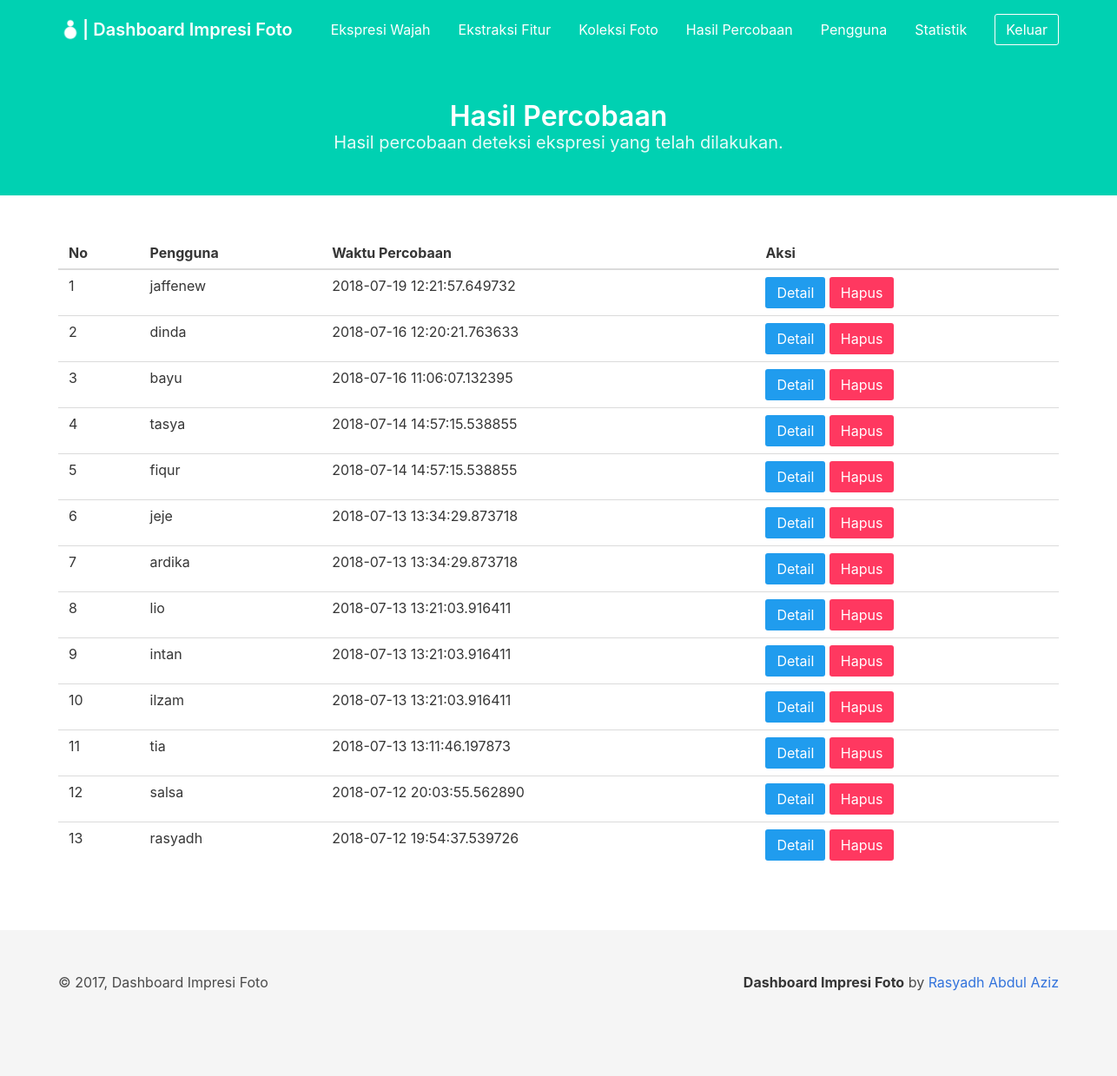
The app's page /dashboard/detection_results/ (signed in) with its own data.
### project/models/result_detection.py (models this page shows, shortened)
class ResultDetection(db.Model):
    __tablename__ = 'result_detection'
    id_result_detection = db.Column(db.Integer, primary_key=True)
    created_at = db.Column(db.DateTime, default=datetime.datetime.now())
    id_user = db.Column(db.Integer, db.ForeignKey('user.id_user'))

### project/models/user.py (models this page shows, shortened)
class User(db.Model):
    __tablename__ = 'user'
    id_user = db.Column(db.Integer, primary_key=True)
    username = db.Column(db.String, unique=True, nullable=False)
    password = db.Column(db.String, nullable=False)
    created_at = db.Column(db.DateTime, default=datetime.datetime.now())

### project/views/dashboard/detection_results.py (the view)
@dashboard_results.route('/dashboard/detection_results/')
def index():
    if session.get('loggedin_admin'):
        try:
            result = db.engine.execute("SELECT rd.id_result_detection, rd.id_user, u.username, rd.created_at FROM result_detection rd, user u WHERE u.id_user = rd.id_user")
            results = []
            for res in result:
                temp = {
                    'id_result_detection': res[0],
                    'id_user': res[1],
                    'username': res[2],
                    'created_at': res[3]
                }
                results.append(temp)
            return render_template('dashboard/detection_results.html',
                title='Hasil Percobaan', results=list(reversed(results)))
        except Exception as e:
            print('error to get detection result')
            print(e)
    return redirect(url_for('auth.login_admin'))

### project/templates/dashboard/detection_results.html (shortened to what this page needs)
{% extends 'dashboard/base_dashboard.html' %} {% block content %}
<section class="hero is-primary">
    <div class="hero-body">
        <div class="container has-text-centered">
            <h1 class="title">
                Hasil Percobaan
            </h1>
            <h2 class="subtitle">
                Hasil percobaan deteksi ekspresi yang telah dilakukan.
            </h2>
        </div>
    </div>
</section>
<section class="section">
    <div class="container" id="result_table">
        <table class="table is-hoverable is-fullwidth">
            <thead>
                <tr>
                    <th>No</th>
                    <th>Pengguna</th>
                    <th>Waktu Percobaan</th>
                    <th>Aksi</th>
                </tr>
            </thead>
            <tbody>
                {% if results %} {% for res in results %}
                <tr>
                    <td>{{ results.index(res) + 1 }}</td>
                    <td>{{ res.username }}</td>
                    <td>{{ res.created_at }}</td>
                    <td>
                        <button class="button is-info" onclick="detail_result('{{ res.id_result_detection }}', '{{ res.created_at }}', '{{ res.username }}')">Detail</button>
                        <a class="button is-danger" href="/dashboard/detection_results/delete/{{ res.id_result_detection }}">Hapus</a>
                    </td>
                </tr>
                {% endfor %} {% else %}
                <tr>
                    <td colspan="4" class="has-text-centered">Belum ada hasil percobaan</td>
                </tr>
                {% endif %}
            </tbody>
        </table>
    </div>
</section>
{% endblock %}

### records on screen
ResultDetection: results "1", username "jaffenew", created_at "2018-07-19 12:21:57.649732"
ResultDetection: results "2", username "dinda", created_at "2018-07-16 12:20:21.763633"
ResultDetection: results "3", username "bayu", created_at "2018-07-16 11:06:07.132395"
ResultDetection: results.index(res)+1 "4", username "tasya", created_at "2018-07-14 14:57:15.538855"
ResultDetection: results "5", username "fiqur", created_at "2018-07-14 14:57:15.538855"
ResultDetection: results "6", username "jeje", created_at "2018-07-13 13:34:29.873718"
ResultDetection: results "7", username "ardika", created_at "2018-07-13 13:34:29.873718"
ResultDetection: results.index(res)+1 "8", username "lio", created_at "2018-07-13 13:21:03.916411"
ResultDetection: results "9", username "intan", created_at "2018-07-13 13:21:03.916411"
ResultDetection: results "10", username "ilzam", created_at "2018-07-13 13:21:03.916411"
ResultDetection: results "11", username "tia", created_at "2018-07-13 13:11:46.197873"
ResultDetection: results "12", username "salsa", created_at "2018-07-12 20:03:55.562890"
ResultDetection: results "13", username "rasyadh", created_at "2018-07-12 19:54:37.539726"
